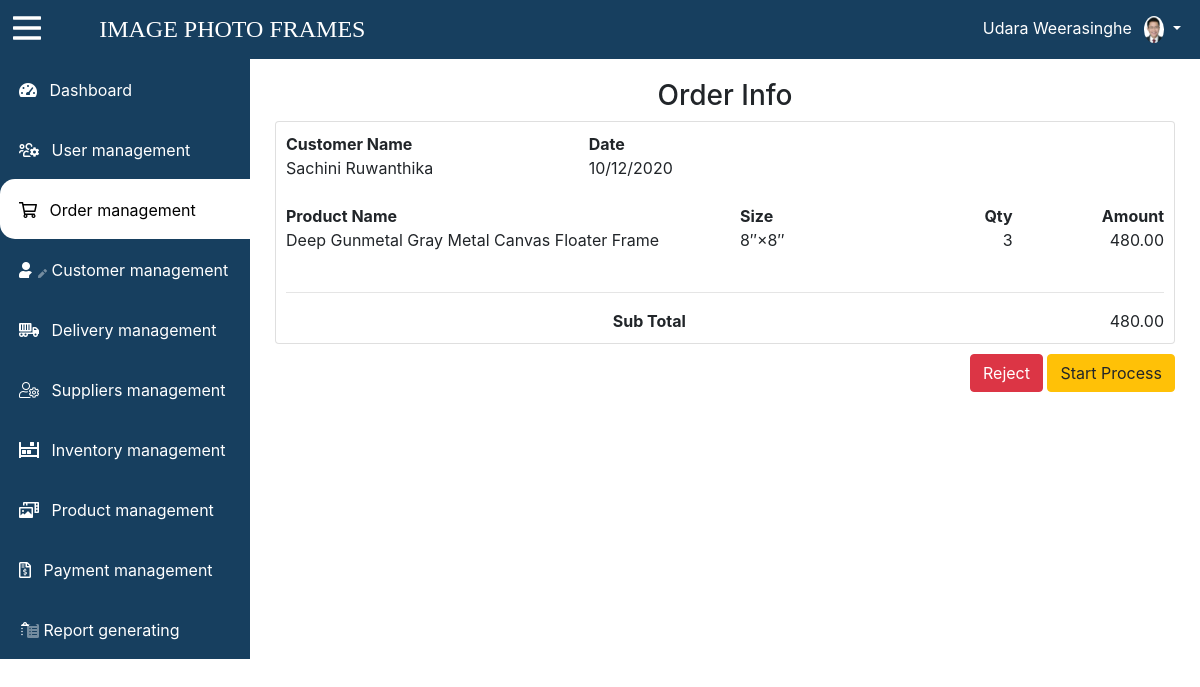
/app/view/view-order.php?oId=OR00001 (signed in), run on the app's committed database.
### tables this page shows
CREATE TABLE `module` (
  `module_id` int(11) NOT NULL,
  `module_name` varchar(30) NOT NULL,
  `module_class` text NOT NULL,
  `module_url` text NOT NULL
);

CREATE TABLE `order_detail` (
  `order_id` varchar(20) NOT NULL,
  `customer_id` int(11) NOT NULL,
  `order_sub_total` double NOT NULL,
  `order_timestamp` timestamp NOT NULL DEFAULT CURRENT_TIMESTAMP,
  `order_payment_status` int(11) NOT NULL DEFAULT '0',
  `order_status` int(11) NOT NULL DEFAULT '1',
  `reject_reason` varchar(200) DEFAULT NULL
);

CREATE TABLE `customer` (
  `customer_id` int(11) NOT NULL,
  `customer_fName` varchar(30) NOT NULL,
  `customer_lName` varchar(30) NOT NULL,
  `customer_tel` varchar(10) NOT NULL,
  `customer_email` text NOT NULL,
  `customer_address` text NOT NULL,
  `customer_longitude` double NOT NULL,
  `customer_latitude` double NOT NULL
);

CREATE TABLE `order_product` (
  `order_id` varchar(20) NOT NULL,
  `product_id` varchar(20) NOT NULL,
  `size_id` int(11) NOT NULL,
  `quantity` int(11) NOT NULL,
  `unit_price` double NOT NULL
);

CREATE TABLE `product` (
  `product_id` varchar(20) NOT NULL,
  `product_name` varchar(50) NOT NULL,
  `product_code` text NOT NULL,
  `material_id` varchar(20) NOT NULL,
  `product_color` varchar(20) NOT NULL,
  `product_img_1` text NOT NULL,
  `product_img_2` text NOT NULL,
  `sub_cat_id` varchar(20) NOT NULL,
  `product_status` int(11) NOT NULL DEFAULT '1'
);

CREATE TABLE `size` (
  `size_id` int(11) NOT NULL,
  `width` double NOT NULL,
  `height` double NOT NULL
);

### app/model/module-model.php (called while the page is built, shortened)
<?php
class Module{
    public function  getAllModules(){
        $con=$GLOBALS['con'];
        $sql="SELECT * FROM module";
        $results = $con->query($sql);
        return $results;
    }
}

### app/model/order-model.php (called while the page is built, shortened)
<?php
class Order{
    public function  getOrdersById($order_id){
        $con=$GLOBALS['con'];
        $sql="SELECT * FROM order_detail o, customer c WHERE o.customer_id=c.customer_id and o.order_id='$order_id'";
        $results = $con->query($sql) or die($con->error);
        return $results;
    }
        public function  getOrdersProductById($order_id){
        $con=$GLOBALS['con'];
        $sql="SELECT * FROM order_product o, product p WHERE o.product_id=p.product_id AND order_id='$order_id'";
        $results = $con->query($sql) or die($con->error);
        return $results;
    }
    public function  getSizeByPId($sizeId){
        $con=$GLOBALS['con'];
        $sql="SELECT * FROM size WHERE size_id='$sizeId'";
        $results = $con->query($sql) or die($con->error);
        return $results;
    }
}

### app/view/view-order.php (the view, shortened to what this page needs)
<?php include '../../commons/session.php';
if(isset($_REQUEST["oId"])){
    ?>
<html>
    <head>
        <link type="text/css" rel="stylesheet" href="../../bootstrap/css/bootstrap.css">
        <link rel="stylesheet" href="../../fontawesome-pro-5.13.0-web/css/all.css">
        <link type="text/css" rel="stylesheet" href="../../css/style.css">
        <?php include_once '../../commons/dbConnection.php';
        include '../model/module-model.php';
            $moduleObj = new Module();
            $moduleResult=$moduleObj->getAllModules();
            include '../model/order-model.php';
            $orderObj=new Order();
            $order_id=$_REQUEST["oId"];
            $orderResult=$orderObj->getOrdersById($order_id);
            $orderProduct=$orderObj->getOrdersProductById($order_id);
        ?>
    </head>
    <body>
        <?php include 'dashboard-header.php'; ?>
        <div style="flex-wrap: wrap; display: flex;">
            <div id="sidemenu" class="sidemenu">
                <a href="dashboard.php" style="text-decoration: none;">
                    <div class="module module">
                        <i class="fas fa-tachometer-alt-fast">&nbsp;&nbsp;</i>
                         <span class="module-name">Dashboard</span>
                    </div>
                </a>
                <?php
                 while ($row=$moduleResult->fetch_assoc()){
                                  ?>
                <a href="<?php echo $row["module_url"]; ?>" style="text-decoration: none;">
                    <div class="module <?php
                            if($row["module_id"]=='2'){
                                echo 'module-active';
                            }
                            ?>">
                        <i class="<?php echo $row["module_class"]; ?> ">&nbsp;&nbsp;</i>
                         <span class="module-name"> <?php echo $row["module_name"];?> </span>
                    </div>
                </a>
                 <?php }?>
            </div>
            <div class="dashbord-body" style="flex: 70%; height: 800px; padding: 10px;">
                <h3 style="text-align: center; margin-top: 10px;">Order Info</h3>
                <div class="container-fluid">
                    <form method="post" action="../controller/inventory-controller.php?status=startProcess&oId=<?php echo $order_id; ?>">
                        <div class="card" style="padding: 10px;">
                            <?php
                            $orderRow=$orderResult->fetch_assoc()
                            ?>
                            <div class="row">
                                <div class="col-sm-4">
                                    <span style="font-weight: bold">Customer Name</span><br>
                                    <span><?php echo $orderRow["customer_fName"]." ".$orderRow["customer_lName"] ?></span>
                                </div>
                                <div class="col-sm-4 mb-4">
                                    <span style="font-weight: bold">Date</span><br>
                                    <span>10/12/2020</span>
                                </div>
                                <div class="col-sm-4"></div>
                            </div>
                            <div class="row">
                                <div class="col-6">
                                    <span style="font-weight: bold;">Product Name</span>
                                </div>
                                <div class="col-2">
                                    <span style="font-weight: bold;">Size</span>
                                </div>
                                <div class="col-2" style="text-align: right">
                                    <span style="font-weight: bold;">Qty</span>
                                </div>
                                <div class="col-2" style="text-align: right">
                                    <span style="font-weight: bold;">Amount</span>
                                </div>
                            </div>
                            <?php
                            $subTotal=0;
                            while($opRow=$orderProduct->fetch_assoc()){
                                ?>
                            <div class="row">
                                <div class="col-6">
                                    <span><?php echo $opRow["product_name"]; ?></span>
                                </div>
                                <div class="col-2 mb-4">
                                    <span>
                                        <?php
                                        $sizeId=$opRow["size_id"];
                                        $sizeResult=$orderObj->getSizeByPId($sizeId);
                                        $sRow=$sizeResult->fetch_assoc();
                                        echo $sRow['width']."&Prime;"."&#215;".$sRow['height']."&Prime;";
                                        ?>
                                    </span>
                                </div>
                                <div class="col-2 mb-4" style="text-align: right">
                                    <span><?php echo $opRow["quantity"]; ?></span>
                                </div>
                                <div class="col-2" style="text-align: right">
                                    <span><?php echo number_format($amount=$opRow["unit_price"]*$opRow["quantity"],2); ?></span>
                                </div>
                            </div>
                            <?php
                            $subTotal=$subTotal+$amount;
                            }
                            ?>
                            <hr>
                            <div class="row">
                                <div class="col-10" style=" text-align: center">
                                    <span style="font-weight: bold;">Sub Total</span>
                                </div>
                                <div class="col-2" style="text-align: right">
                                    <span style=""><?php echo number_format($subTotal,2); ?></span>
                                </div>
                            </div>
                        </div>
                            <div class="row" style="margin-top: 10px;">
                                <div class="col-8" style=" text-align: center">
                                </div>
                                <div class="col-4" style="text-align: right">
                                    <span><a class="btn btn-danger" id="reject">Reject</a></span>
                                    <span><input type="submit" class="btn btn-warning" value="Start Process"></span>
                                </div>
                            </div>
                    </form>
                </div>
            </div>
        </div>
    </body>
</html>
   <?php
            }

### css/style.css (style rules this page uses)
.sidemenu { width: 250px; background-color: #173F5F; padding-bottom: 20px; height: 600px;; position: fixed; top: 59px; z-index: 1; overflow: scroll; }
.dashbord-body { width:calc(100% - 250px); height: 100vh; position: absolute; top: 59px; right: 0; padding: 10px 10px 10px 10px; }
.module { padding: 19px; border-radius: 15px 0 0 15px; color: white; height: 60px; }
.module-active { background-color: white; color: black; }

### data on the page
module: module_name "User management"
module: module_name "Order management"
module: module_name "Customer management"
module: module_name "Delivery management"
module: module_name "Suppliers management"
module: module_name "Inventory management"
module: module_name "Product management"
module: module_name "Payment management"
module: module_name "Report generating"
order_detail: customer.customer_fName "Sachini", customer.customer_lName "Ruwanthika"
order_product: product.product_name "Deep Gunmetal Gray Metal Canvas Floater Frame", size.width "8", size.height "8", quantity "3", $amount=$opRow["unit_price"]*$opRow["quantity"] "480.00"

### other printed values
$subTotal "480.00"
